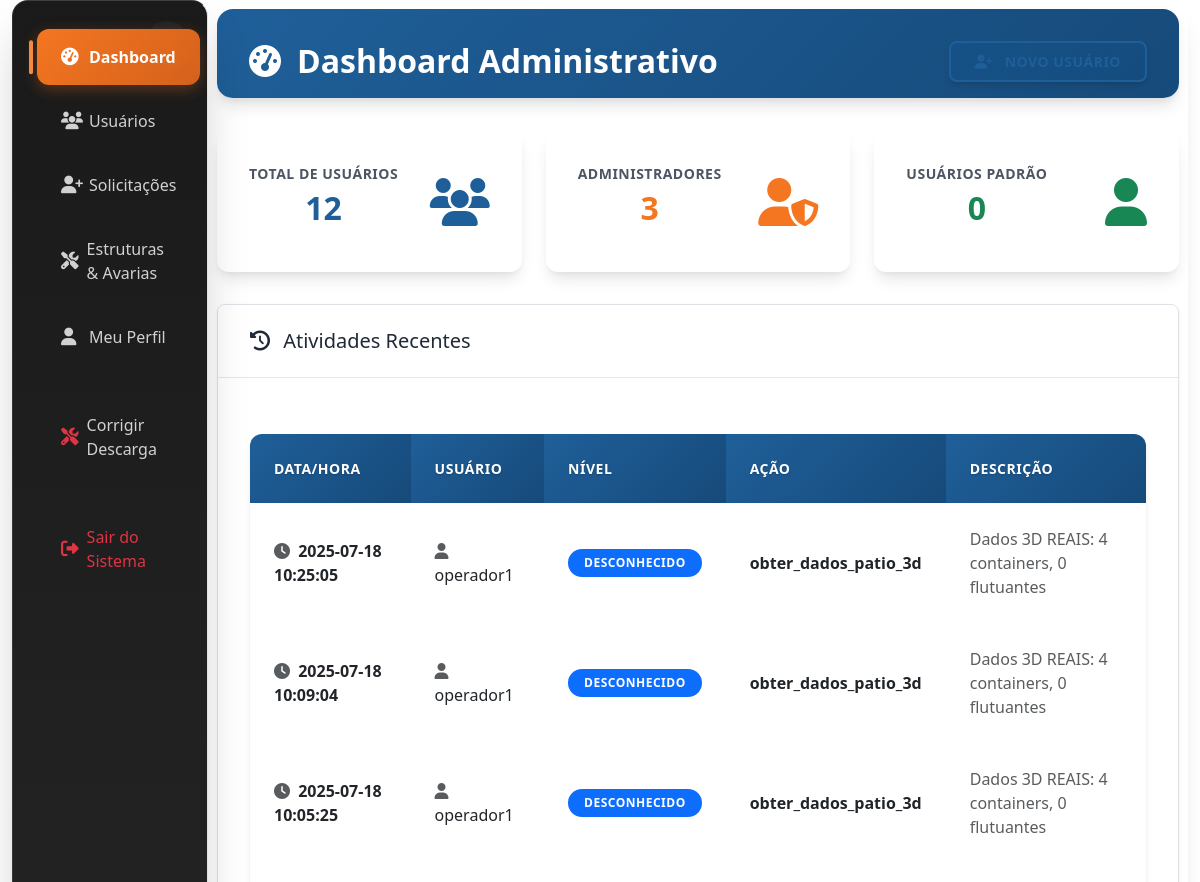
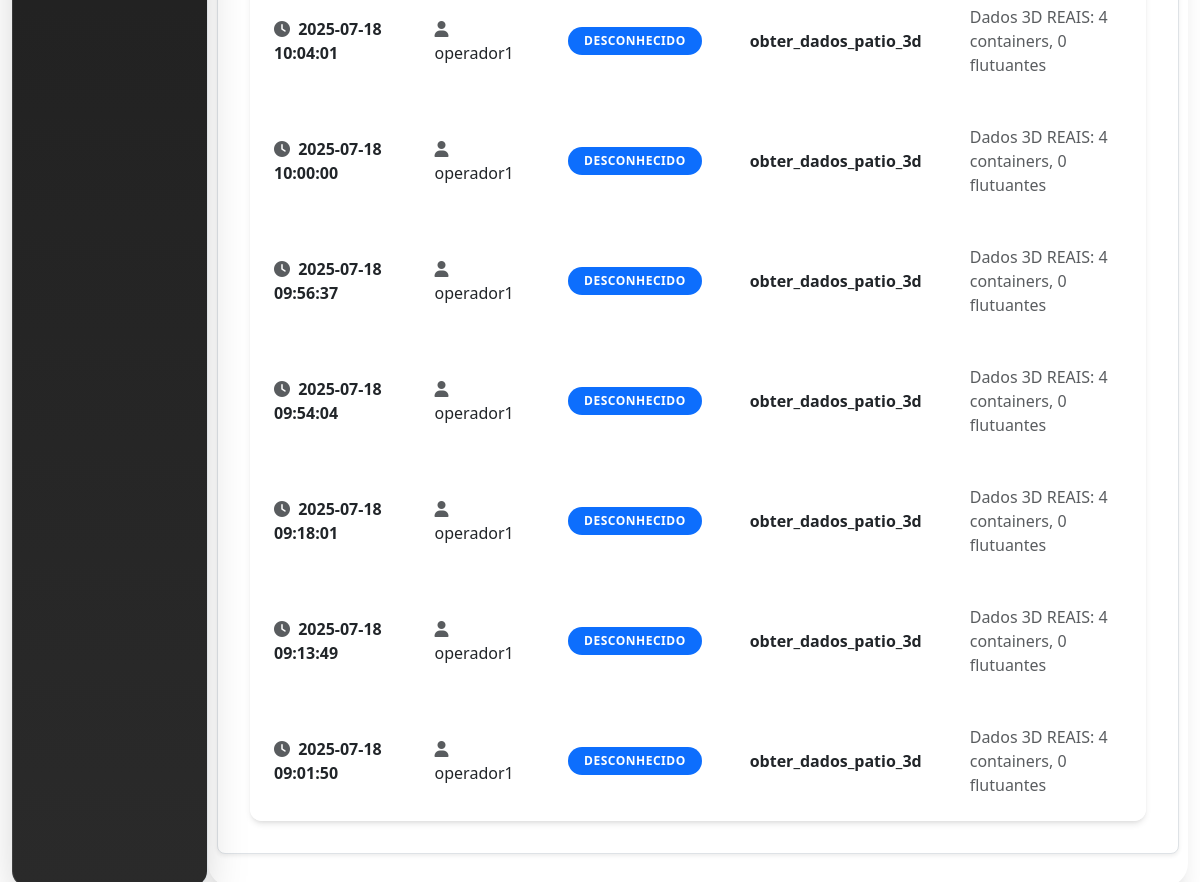
/admin/ (signed in), run on the app's committed database (2 pictures, top to bottom).
### tables this page shows
CREATE TABLE log_atividades (
        id INTEGER PRIMARY KEY AUTOINCREMENT,
        data_hora TEXT NOT NULL,
        usuario TEXT NOT NULL,
        nivel TEXT NOT NULL,
        acao TEXT NOT NULL,
        descricao TEXT
    );

### admin/routes.py (the view)
@admin_bp.route('/')
@admin_required
def admin_dashboard():
    try:
        db = get_db()
        cursor = db.cursor()
        cursor.execute("SELECT COUNT(*) FROM usuarios")
        total_usuarios = cursor.fetchone()[0]
        cursor.execute("SELECT COUNT(*) FROM usuarios WHERE nivel = 'admin'")
        total_admins = cursor.fetchone()[0]
        cursor.execute("SELECT COUNT(*) FROM usuarios WHERE nivel = 'user'")
        total_users = cursor.fetchone()[0]
        cursor.execute("""
            SELECT * FROM log_atividades
            ORDER BY data_hora DESC
            LIMIT 10
        """)
        logs_recentes = cursor.fetchall()
        cursor.execute("""
            SELECT * FROM solicitacoes_registro
            WHERE status = 'pendente'
            ORDER BY data_solicitacao DESC
        """)
        solicitacoes_pendentes = cursor.fetchall()
        cursor.execute("""
            SELECT s.*, u.username, u.email
            FROM solicitacoes_senha s
            JOIN usuarios u ON s.usuario_id = u.id
            WHERE s.status = 'pendente'
            ORDER BY s.data_solicitacao DESC
        """)
        senha_pendentes = cursor.fetchall()
        return render_template('admin/dashboard.html',
                              total_usuarios=total_usuarios,
                              total_admins=total_admins,
                              total_users=total_users,
                              logs_recentes=logs_recentes,
                              solicitacoes_pendentes=solicitacoes_pendentes,
                              senha_pendentes=senha_pendentes,
                              username=session.get('username'),
                              role=session.get('role'))
    except Exception as e:
        logger.error(f"Erro ao carregar dashboard administrativo: {e}")
        flash(f"Erro ao carregar dashboard: {e}", "danger")
        return redirect(url_for('auth.login'))

### admin/routes.py (called while the page is built)
def admin_required(f):
    @wraps(f)
    def decorated_function(*args, **kwargs):
        logger.info(f"Verificando acesso administrativo para: {session.get('username', 'Usuário desconhecido')}")
        if 'username' not in session:
            flash('Você precisa fazer login para acessar esta página', 'danger')
            return redirect(url_for('auth.login'))
        role = session.get('role')
        if role != 'admin' and role != 'admin_administrativo':
            flash('Você não tem permissão para acessar esta página', 'danger')
            return redirect(url_for('auth.dashboard'))
        return f(*args, **kwargs)
    return decorated_function

### db.py (called while the page is built)
def get_db():
    if 'db' not in g:
        try:
            g.db = sqlite3.connect(
                current_app.config['DATABASE'],
                detect_types=sqlite3.PARSE_DECLTYPES,
                timeout=30.0,  # 30 segundos de timeout
                isolation_level=None  # Autocommit mode
            )
            g.db.execute('PRAGMA busy_timeout = 10000;')  # 10 segundos
            g.db.row_factory = sqlite3.Row
            logger.debug("Nova conexão com o banco de dados estabelecida")
        except sqlite3.Error as e:
            logger.error(f"Erro ao conectar ao banco de dados: {e}")
            raise
    return g.db

### utils/db.py (called while the page is built)
def get_db():
    try:
        return main_get_db()
    except Exception as e:
        logger.error(f"Erro ao obter conexão com o banco de dados: {e}")
        if 'db' not in g:
            g.db = sqlite3.connect(
                current_app.config['DATABASE'],
                detect_types=sqlite3.PARSE_DECLTYPES,
                timeout=30.0
            )
            g.db.row_factory = sqlite3.Row
        return g.db

### utils/permissions.py (called while the page is built)
def get_user_role():
    return session.get('role', None)

def has_role(required_role):
    user_role = get_user_role()
    if not user_role or user_role not in ROLES:
        return False
    return ROLES[user_role] >= ROLES[required_role]

### templates/admin/dashboard.html (shortened to what this page needs)
{% extends "base.html" %}
{% block extra_css %}
<link rel="stylesheet" href="{{ url_for('static', filename='css/admin-theme.css') }}">
{% endblock %}
{% block content %}
<div class="container-fluid admin-page">
    <div class="row">
        <div class="col-md-3 col-lg-2 d-md-block sidebar">
            <div class="position-sticky">
                <ul class="nav flex-column mt-3">
                    <li class="nav-item">
                        <a class="nav-link active" href="{{ url_for('admin.admin_dashboard') }}">
                            <i class="fas fa-tachometer-alt"></i> Dashboard
                        </a>
                    </li>
                    <li class="nav-item">
                        <a class="nav-link" href="{{ url_for('admin.listar_usuarios') }}">
                            <i class="fas fa-users"></i> Usuários
                        </a>
                    </li>
                    <li class="nav-item">
                        <a class="nav-link" href="{{ url_for('admin.listar_solicitacoes') }}">
                            <i class="fas fa-user-plus"></i> Solicitações
                        </a>
                    </li>
                    <li class="nav-item">
                        <a class="nav-link" href="{{ url_for('admin.gerenciar_estruturas_avarias') }}">
                            <i class="fas fa-tools"></i> Estruturas & Avarias
                        </a>
                    </li>
                    <li class="nav-item">
                        <a class="nav-link" href="{{ url_for('auth.dashboard') }}">
                            <i class="fas fa-user"></i> Meu Perfil
                        </a>
                    </li>
                    <li class="nav-item">
                        <a class="nav-link" href="{{ url_for('admin.pagina_corrigir_descarga') }}">
                            <i class="fas fa-tools text-danger"></i> Corrigir Descarga
                        </a>
                    </li>
                    <li class="nav-item mt-4">
                        <a class="nav-link text-danger" href="{{ url_for('auth.logout') }}" id="logoutBtn">
                            <i class="fas fa-sign-out-alt"></i> Sair do Sistema
                        </a>
                    </li>
                </ul>
            </div>
        </div>
        <main class="col-md-9 ms-sm-auto col-lg-10 main-content">
            <div class="page-header">
                <div class="d-flex justify-content-between align-items-center">
                    <h1>
                        <i class="fas fa-tachometer-alt me-2"></i>
                        Dashboard Administrativo
                    </h1>
                    <div class="btn-toolbar">
                        <div class="btn-group">
                            <a href="{{ url_for('admin.novo_usuario') }}" class="btn btn-outline-primary">
                                <i class="fas fa-user-plus me-1"></i> Novo Usuário
                            </a>
                        </div>
                    </div>
                </div>
            </div>
            <div class="admin-stats fade-in-up">
                <div class="stat-card">
                    <div class="d-flex align-items-center justify-content-between">
                        <div>
                            <div class="stat-label">Total de Usuários</div>
                            <div class="stat-value">{{ total_usuarios }}</div>
                        </div>
                        <div class="stats-icon">
                            <i class="fas fa-users fa-3x text-itracker-blue"></i>
                        </div>
                    </div>
                </div>
                <div class="stat-card">
                    <div class="d-flex align-items-center justify-content-between">
                        <div>
                            <div class="stat-label">Administradores</div>
                            <div class="stat-value text-itracker-orange">{{ total_admins }}</div>
                        </div>
                        <div class="stats-icon">
                            <i class="fas fa-user-shield fa-3x text-itracker-orange"></i>
                        </div>
                    </div>
                </div>
                <div class="stat-card">
                    <div class="d-flex align-items-center justify-content-between">
                        <div>
                            <div class="stat-label">Usuários Padrão</div>
                            <div class="stat-value text-success">{{ total_users }}</div>
                        </div>
                        <div class="stats-icon">
                            <i class="fas fa-user fa-3x text-success"></i>
                        </div>
                    </div>
                </div>
            </div>
            <div class="admin-card mb-4 slide-in-right">
                <div class="card-header">
                    <h5 class="mb-0">
                        <i class="fas fa-history me-2"></i>
                        Atividades Recentes
                    </h5>
                </div>
                <div class="card-body">
                    <div class="table-responsive">
                        <table class="table table-hover">
                            <thead>
                                <tr>
                                    <th>Data/Hora</th>
                                    <th>Usuário</th>
                                    <th>Nível</th>
                                    <th>Ação</th>
                                    <th>Descrição</th>
                                </tr>
                            </thead>
                            <tbody>
                                {% if logs_recentes %}
                                    {% for log in logs_recentes %}
                                    <tr>
                                        <td>
                                            <i class="fas fa-clock me-1 text-muted"></i>
                                            {{ log.data_hora }}
                                        </td>
                                        <td>
                                            <i class="fas fa-user me-1 text-muted"></i>
                                            {{ log.usuario }}
                                        </td>
                                        <td>
                                            <span class="badge bg-{{ 'success' if log.nivel == 'user' else 'warning' if log.nivel == 'admin' else 'primary' }}">
                                                {{ log.nivel }}
                                            </span>
                                        </td>
                                        <td class="fw-semibold">{{ log.acao }}</td>
                                        <td class="text-muted">{{ log.descricao }}</td>
                                    </tr>
                                    {% endfor %}
                                {% endif %}
                            </tbody>
                        </table>
                    </div>
                </div>
            </div>
        </main>
    </div>
</div>
{% endblock %}

### templates/base.html (style rules this page uses)
.admin-page { min-height: 100vh; }
.sidebar { background-color: #f8f9fa; min-height: 100vh; border-right: 1px solid #dee2e6; }
.nav-link { color: #495057; padding: 0.75rem 1rem; border-radius: 0.375rem; margin-bottom: 0.25rem; }
.nav-link.active { background-color: #0066b3; color: white; }
.main-content { padding: 2rem; }
.page-header { margin-bottom: 2rem; padding-bottom: 1rem; border-bottom: 1px solid #dee2e6; }
.admin-card { background: white; border-radius: 0.5rem; box-shadow: 0 0.125rem 0.25rem rgba(0, 0, 0, 0.075); border: 1px solid #dee2e6; }
.card-header { background-color: #f8f9fa; border-bottom: 1px solid #dee2e6; padding: 1rem; }
.card-body { padding: 1.5rem; }
.text-itracker-blue { color: #0066b3; }
.text-itracker-orange { color: #ff6600; }
.fade-in-up { animation: fadeInUp 0.5s ease-out; }

### data on the page
log_atividades: data_hora "2025-07-18 10:25:05", usuario "operador1", nivel "DESCONHECIDO", acao "obter_dados_patio_3d", descricao "Dados 3D REAIS: 4 containers, 0 flutuantes"
log_atividades: data_hora "2025-07-18 10:09:04", usuario "operador1", nivel "DESCONHECIDO", acao "obter_dados_patio_3d", descricao "Dados 3D REAIS: 4 containers, 0 flutuantes"
log_atividades: data_hora "2025-07-18 10:05:25", usuario "operador1", nivel "DESCONHECIDO", acao "obter_dados_patio_3d", descricao "Dados 3D REAIS: 4 containers, 0 flutuantes"
log_atividades: data_hora "2025-07-18 10:04:01", usuario "operador1", nivel "DESCONHECIDO", acao "obter_dados_patio_3d", descricao "Dados 3D REAIS: 4 containers, 0 flutuantes"
log_atividades: data_hora "2025-07-18 10:00:00", usuario "operador1", nivel "DESCONHECIDO", acao "obter_dados_patio_3d", descricao "Dados 3D REAIS: 4 containers, 0 flutuantes"
log_atividades: data_hora "2025-07-18 09:56:37", usuario "operador1", nivel "DESCONHECIDO", acao "obter_dados_patio_3d", descricao "Dados 3D REAIS: 4 containers, 0 flutuantes"
log_atividades: data_hora "2025-07-18 09:54:04", usuario "operador1", nivel "DESCONHECIDO", acao "obter_dados_patio_3d", descricao "Dados 3D REAIS: 4 containers, 0 flutuantes"
log_atividades: data_hora "2025-07-18 09:18:01", usuario "operador1", nivel "DESCONHECIDO", acao "obter_dados_patio_3d", descricao "Dados 3D REAIS: 4 containers, 0 flutuantes"
log_atividades: data_hora "2025-07-18 09:13:49", usuario "operador1", nivel "DESCONHECIDO", acao "obter_dados_patio_3d", descricao "Dados 3D REAIS: 4 containers, 0 flutuantes"
log_atividades: data_hora "2025-07-18 09:01:50", usuario "operador1", nivel "DESCONHECIDO", acao "obter_dados_patio_3d", descricao "Dados 3D REAIS: 4 containers, 0 flutuantes"

### other printed values
{{ total_usuarios }} "12"
{{ total_admins }} "3"
{{ total_users }} "0"
